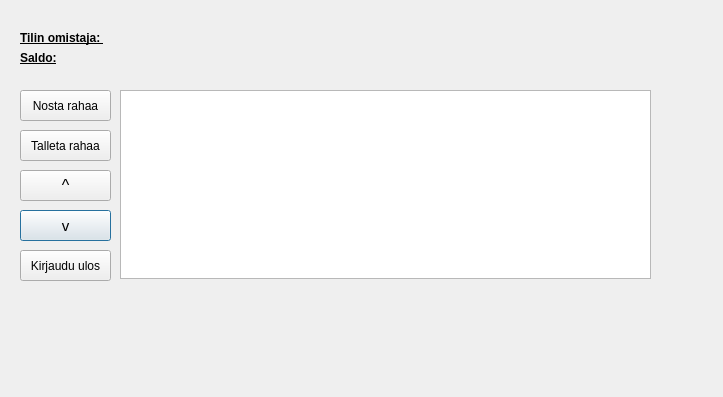
<?xml version="1.0" encoding="UTF-8"?>
<ui version="4.0">
 <class>paakayttoliittyma</class>
 <widget class="QDialog" name="paakayttoliittyma">
  <property name="geometry">
   <rect>
    <x>0</x>
    <y>0</y>
    <width>723</width>
    <height>397</height>
   </rect>
  </property>
  <property name="windowTitle">
   <string>Pääkäyttöliittymä</string>
  </property>
  <widget class="QLabel" name="saldoLabel1">
   <property name="geometry">
    <rect>
     <x>20</x>
     <y>50</y>
     <width>121</width>
     <height>16</height>
    </rect>
   </property>
   <property name="font">
    <font>
     <bold>true</bold>
     <underline>true</underline>
    </font>
   </property>
   <property name="text">
    <string>Saldo:</string>
   </property>
  </widget>
  <widget class="QLabel" name="label">
   <property name="geometry">
    <rect>
     <x>20</x>
     <y>30</y>
     <width>111</width>
     <height>16</height>
    </rect>
   </property>
   <property name="font">
    <font>
     <bold>true</bold>
     <underline>true</underline>
    </font>
   </property>
   <property name="text">
    <string>Tilin omistaja: </string>
   </property>
  </widget>
  <widget class="QLabel" name="saldoLabel2">
   <property name="geometry">
    <rect>
     <x>150</x>
     <y>50</y>
     <width>291</width>
     <height>16</height>
    </rect>
   </property>
   <property name="text">
    <string/>
   </property>
  </widget>
  <widget class="QPushButton" name="alas_btn">
   <property name="geometry">
    <rect>
     <x>20</x>
     <y>210</y>
     <width>91</width>
     <height>31</height>
    </rect>
   </property>
   <property name="font">
    <font>
     <pointsize>11</pointsize>
    </font>
   </property>
   <property name="text">
    <string>v</string>
   </property>
  </widget>
  <widget class="QPushButton" name="withdrawBtn">
   <property name="geometry">
    <rect>
     <x>20</x>
     <y>90</y>
     <width>91</width>
     <height>31</height>
    </rect>
   </property>
   <property name="text">
    <string>Nosta rahaa</string>
   </property>
  </widget>
  <widget class="QPushButton" name="depositBtn">
   <property name="geometry">
    <rect>
     <x>20</x>
     <y>130</y>
     <width>91</width>
     <height>31</height>
    </rect>
   </property>
   <property name="text">
    <string>Talleta rahaa</string>
   </property>
  </widget>
  <widget class="QPushButton" name="logoutBtn">
   <property name="geometry">
    <rect>
     <x>20</x>
     <y>250</y>
     <width>91</width>
     <height>31</height>
    </rect>
   </property>
   <property name="text">
    <string>Kirjaudu ulos</string>
   </property>
   <property name="iconSize">
    <size>
     <width>16</width>
     <height>16</height>
    </size>
   </property>
  </widget>
  <widget class="QPushButton" name="ylos_btn">
   <property name="geometry">
    <rect>
     <x>20</x>
     <y>170</y>
     <width>91</width>
     <height>31</height>
    </rect>
   </property>
   <property name="font">
    <font>
     <pointsize>12</pointsize>
    </font>
   </property>
   <property name="text">
    <string>^</string>
   </property>
  </widget>
  <widget class="QLabel" name="ownerLabel">
   <property name="geometry">
    <rect>
     <x>140</x>
     <y>30</y>
     <width>291</width>
     <height>16</height>
    </rect>
   </property>
   <property name="text">
    <string/>
   </property>
  </widget>
  <widget class="QListWidget" name="listWidget">
   <property name="enabled">
    <bool>true</bool>
   </property>
   <property name="geometry">
    <rect>
     <x>120</x>
     <y>90</y>
     <width>531</width>
     <height>189</height>
    </rect>
   </property>
  </widget>
  <widget class="QLabel" name="luottoraja_label1">
   <property name="geometry">
    <rect>
     <x>20</x>
     <y>70</y>
     <width>91</width>
     <height>16</height>
    </rect>
   </property>
   <property name="font">
    <font>
     <bold>true</bold>
     <underline>true</underline>
    </font>
   </property>
   <property name="text">
    <string/>
   </property>
  </widget>
  <widget class="QLabel" name="luottoraja_label2">
   <property name="geometry">
    <rect>
     <x>150</x>
     <y>70</y>
     <width>331</width>
     <height>16</height>
    </rect>
   </property>
   <property name="text">
    <string/>
   </property>
  </widget>
 </widget>
 <resources/>
 <connections/>
</ui>
